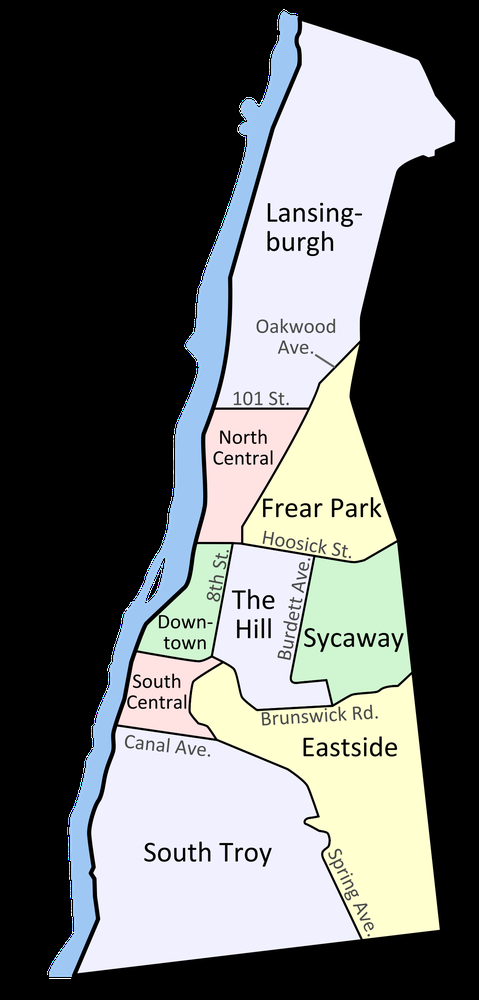
#> input picture visualization/troy.png, 479 x 1000 px, shrunk from 1200 x 2504 before the run; its folder holds 5 pictures in this run
$ python main.py
#> lines starting #> are read from the running program, lines starting #| are printed output that depends on the picture
import numpy as np
import cv2
import matplotlib as mpl
mpl.use('TkAgg')
mpl.rcParams['figure.dpi']= 300
import matplotlib.pyplot as plt
import matplotlib.patches as mpatches
import cv2
import json


'''
Troy population- 49874
find centers of districts with distance to border
    or pick n centers
assign population to districts
    pick #
    for each person in a district, generate their distance from center with a Gaussian

distribution
49874
downtown        8174
the hill        8000
south central   7500
south Troy      7000
Eastside        6700
Sycaway         6000
Lansingburgh    4000
Frear park      2000
North Central   500
'''

# TODO: add axes
#

class Event:
    def __init__(self, uid, status, time, xloc, yloc):
        self.uid = int(uid)
        self.status = status
        self.time = int(time)
        self.loc = np.array([float(xloc), float(yloc)])

class City:
    def __init__(self, im, districts):
        self.im = im
        self.districts = districts

    def plotDistricts(self, time = 0):
        plt.axis('off')
        plt.imshow(im)

        for dname in self.districts:
            self.districts[dname].plotPop()

        #Add legend
        green_patch = mpatches.Patch(color='green', label='Unknown')
        blue_patch = mpatches.Patch(color='blue', label='Safe')
        red_patch = mpatches.Patch(color='red', label='Distressed')
        black_patch = mpatches.Patch(color='black', label='Deceased')

        lines = [green_patch, blue_patch, red_patch, black_patch]
        labels = [line.get_label() for line in lines]
        plt.legend(lines, labels, loc = 'upper left', fontsize = 'xx-small')

        #should clear plt
        #plt.show()
        plt.savefig('Troy_{}_hours.png'.format(time))
        plt.clf()

    def processEvent(self, event):
        dname = self.findClosestDistrict(event.loc)
        districts[dname].processEvent(event)

        return event.time


    #Neareast Neighbor, in context of image, not lat/lng
    def findClosestDistrict(self, point):
        names = list(self.districts.keys())
        dists = []

        for dname in names:
            dists.append( np.sum( (self.districts[dname].center - point) ** 2) **0.5 )

        dists = np.array(dists)
        min_i = np.argmin(dists)

        return names[min_i]

class District:
    def __init__(self, name, population, center, covar):
        self.name = name
        self.center = center
        self.covar = covar
        self.count = population
        self.unknownCount = self.count
        self.distressUID = set()
        self.safeUID = set()
        self.deceasedUID = set()

    def plotPop(self):
        popUNK = np.random.multivariate_normal(self.center, self.covar, size = (self.unknownCount,))
        popHELP = np.random.multivariate_normal(self.center, self.covar, size = (len(self.distressUID),))
        popSAFE = np.random.multivariate_normal(self.center, self.covar, size = (len(self.safeUID),))
        popDEAD = np.random.multivariate_normal(self.center, self.covar, size = (len(self.deceasedUID),))

        plt.scatter(popUNK[:,0], popUNK[:,1], c = "GREEN", s = 0.1)
        plt.scatter(popDEAD[:,0], popDEAD[:,1], c = "BLACK", s = 0.1)
        plt.scatter(popSAFE[:,0], popSAFE[:,1], c = "BLUE", s = 0.1)
        plt.scatter(popHELP[:,0], popHELP[:,1], c = "RED", s = 0.1)

    def processEvent(self, event):
        if event.uid not in self.distressUID and event.uid not in self.safeUID and event.uid not in self.deceasedUID:
            self.unknownCount -= 1

        if event.status == 'deceased':
            self.deceasedUID.add(event.uid)
            if event.uid in self.safeUID:
                self.safeUID.remove(event.uid)

            if event.uid in self.distressUID:
                self.distressUID.remove(event.uid)

        elif event.status == 'safe':
            self.safeUID.add(event.uid)

            if event.uid in self.distressUID:
                self.distressUID.remove(event.uid)

        elif event.status == 'distress':
            self.distressUID.add(event.uid)

            if event.uid in self.safeUID:
                self.safeUID.remove(event.uid)

        elif event.status == 'unknown':
            #intentionally ignoring this update
            pass

        else:
            print('ERROR: status {} not recognized, must be one of deceased, safe, distress, unknown'.format(event.status))


        if self.unknownCount == 0:
            pass
            #print('District {} is finished!'.format(self.name))

        if self.unknownCount < 0:
            print('ERROR: Someone switched districts!!')


def makeDistricts(districts):
    return {dname: District(dname, districts[dname]['pop'], districts[dname]['center'], districts[dname]['covar']) for dname in districts}


if __name__ == '__main__':
    im = cv2.imread('troy.png', cv2.IMREAD_GRAYSCALE)
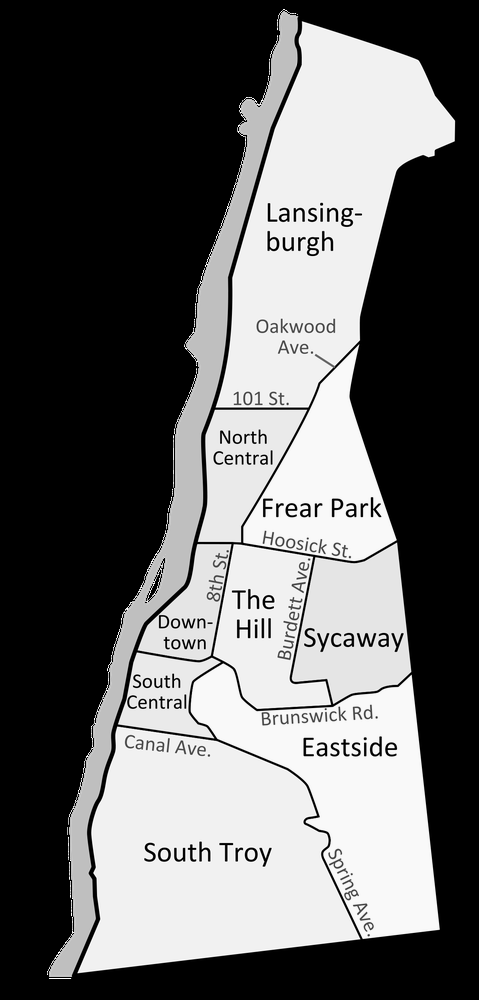
#> im: shape (1000, 479); min 0, max 255, mean 102.2
    im = np.stack((im,)*3, axis=-1)
#> im: shape (1000, 479, 3)

    with open('districts.json') as jf:
#> (reads visualization/districts.json from the repository)
        districts = makeDistricts(json.load(jf))

    Troy = City(im, districts)

    time = 0

    with open('eventsGenerated.txt') as txt:
#> (reads visualization/eventsGenerated.txt from the repository)
        events = list(  map(lambda line: Event(*line.split()), txt.readlines())  )

    Troy.plotDistricts()
#> in plotDistricts, `plt.savefig('Troy_{}_hours.png'.format(time))`:
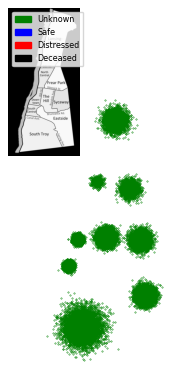
#> figure drawn by matplotlib, 1 panel

    lastUpdate = 0
    updateInterval = 6
    #assume events are sorted
    for event in events:
        time = Troy.processEvent(event)
        if time // updateInterval > lastUpdate:
            Troy.plotDistricts(time = time)
            lastUpdate = time // 6
#> after the loop, lastUpdate = 6

    Troy.plotDistricts(time = 36)
#> in plotDistricts (call 8), `plt.savefig('Troy_{}_hours.png'.format(time))`:
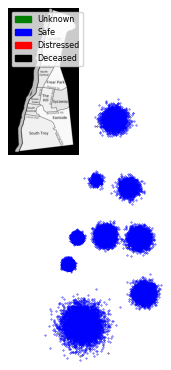
#> figure drawn by matplotlib, 1 panel
